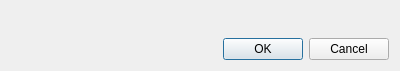
<?xml version="1.0" encoding="UTF-8"?>
<ui version="4.0">
 <class>Dialog</class>
 <widget class="QDialog" name="Dialog">
  <property name="geometry">
   <rect>
    <x>0</x>
    <y>0</y>
    <width>400</width>
    <height>71</height>
   </rect>
  </property>
  <property name="windowTitle">
   <string>Settings</string>
  </property>
  <layout class="QGridLayout" name="gridLayout">
   <item row="1" column="0" colspan="3">
    <widget class="QDialogButtonBox" name="buttonBox">
     <property name="orientation">
      <enum>Qt::Horizontal</enum>
     </property>
     <property name="standardButtons">
      <set>QDialogButtonBox::Cancel|QDialogButtonBox::Ok</set>
     </property>
    </widget>
   </item>
   <item row="0" column="0" colspan="3">
    <spacer name="verticalSpacer">
     <property name="orientation">
      <enum>Qt::Vertical</enum>
     </property>
     <property name="sizeHint" stdset="0">
      <size>
       <width>20</width>
       <height>40</height>
      </size>
     </property>
    </spacer>
   </item>
  </layout>
 </widget>
 <resources/>
 <connections>
  <connection>
   <sender>buttonBox</sender>
   <signal>accepted()</signal>
   <receiver>Dialog</receiver>
   <slot>accept()</slot>
   <hints>
    <hint type="sourcelabel">
     <x>248</x>
     <y>254</y>
    </hint>
    <hint type="destinationlabel">
     <x>157</x>
     <y>274</y>
    </hint>
   </hints>
  </connection>
  <connection>
   <sender>buttonBox</sender>
   <signal>rejected()</signal>
   <receiver>Dialog</receiver>
   <slot>reject()</slot>
   <hints>
    <hint type="sourcelabel">
     <x>316</x>
     <y>260</y>
    </hint>
    <hint type="destinationlabel">
     <x>286</x>
     <y>274</y>
    </hint>
   </hints>
  </connection>
 </connections>
</ui>
